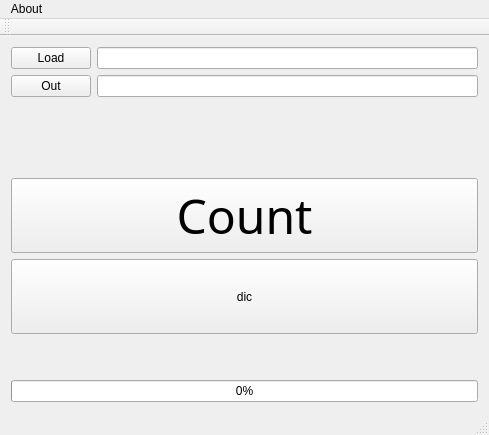
<?xml version="1.0" encoding="UTF-8"?>
<ui version="4.0">
 <class>MainWindow</class>
 <widget class="QMainWindow" name="MainWindow">
  <property name="geometry">
   <rect>
    <x>0</x>
    <y>0</y>
    <width>489</width>
    <height>435</height>
   </rect>
  </property>
  <property name="windowTitle">
   <string>Data Counter via 4lenz1</string>
  </property>
  <property name="windowOpacity">
   <double>1.000000000000000</double>
  </property>
  <widget class="QWidget" name="centralWidget">
   <layout class="QGridLayout" name="gridLayout">
    <item row="10" column="0" colspan="2">
     <widget class="QProgressBar" name="progressBar">
      <property name="value">
       <number>0</number>
      </property>
     </widget>
    </item>
    <item row="9" column="0" colspan="2">
     <widget class="QLabel" name="Progess">
      <property name="text">
       <string/>
      </property>
     </widget>
    </item>
    <item row="3" column="0">
     <widget class="QPushButton" name="pushButton_3">
      <property name="text">
       <string>Out</string>
      </property>
     </widget>
    </item>
    <item row="0" column="0">
     <widget class="QPushButton" name="pushButton">
      <property name="text">
       <string>Load</string>
      </property>
     </widget>
    </item>
    <item row="0" column="1">
     <widget class="QLineEdit" name="lineLoad"/>
    </item>
    <item row="5" column="0" colspan="2">
     <widget class="QPushButton" name="pushButton_2">
      <property name="sizePolicy">
       <sizepolicy hsizetype="Minimum" vsizetype="Expanding">
        <horstretch>0</horstretch>
        <verstretch>0</verstretch>
       </sizepolicy>
      </property>
      <property name="font">
       <font>
        <family>Adobe Arabic</family>
        <pointsize>36</pointsize>
       </font>
      </property>
      <property name="text">
       <string>Count</string>
      </property>
     </widget>
    </item>
    <item row="3" column="1">
     <widget class="QLineEdit" name="lineOut"/>
    </item>
    <item row="4" column="0">
     <spacer name="verticalSpacer">
      <property name="orientation">
       <enum>Qt::Vertical</enum>
      </property>
      <property name="sizeHint" stdset="0">
       <size>
        <width>20</width>
        <height>40</height>
       </size>
      </property>
     </spacer>
    </item>
    <item row="7" column="0" colspan="2">
     <widget class="QLabel" name="status">
      <property name="text">
       <string/>
      </property>
     </widget>
    </item>
    <item row="6" column="0" colspan="2">
     <widget class="QPushButton" name="Dic">
      <property name="sizePolicy">
       <sizepolicy hsizetype="Expanding" vsizetype="Expanding">
        <horstretch>0</horstretch>
        <verstretch>0</verstretch>
       </sizepolicy>
      </property>
      <property name="text">
       <string>dic</string>
      </property>
     </widget>
    </item>
   </layout>
  </widget>
  <widget class="QMenuBar" name="menuBar">
   <property name="geometry">
    <rect>
     <x>0</x>
     <y>0</y>
     <width>489</width>
     <height>21</height>
    </rect>
   </property>
   <widget class="QMenu" name="menuAbout">
    <property name="title">
     <string>About</string>
    </property>
    <addaction name="actionQt"/>
    <addaction name="actionAbout_4lenz1"/>
   </widget>
   <addaction name="menuAbout"/>
  </widget>
  <widget class="QToolBar" name="mainToolBar">
   <attribute name="toolBarArea">
    <enum>TopToolBarArea</enum>
   </attribute>
   <attribute name="toolBarBreak">
    <bool>false</bool>
   </attribute>
  </widget>
  <widget class="QStatusBar" name="statusBar"/>
  <action name="actionQt">
   <property name="text">
    <string>About Qt</string>
   </property>
  </action>
  <action name="actionAbout_4lenz1">
   <property name="text">
    <string>About counter</string>
   </property>
  </action>
 </widget>
 <layoutdefault spacing="6" margin="11"/>
 <resources/>
 <connections/>
</ui>
